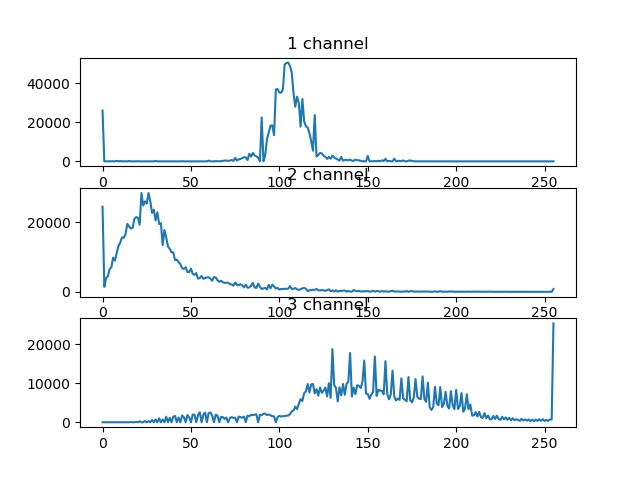
#> input picture notebooks/temp.jpg, 640 x 480 px, given in place of ball.png, which was not available
$ jupyter execute --allow-errors seminar2.ipynb   (older library calls are emulated)   (text cells are left out)
#> lines starting #> are read from the running program, lines starting #| are printed output that depends on the picture; after the words box and inside, x2 and y2 are one past the last pixel; in counts of white or black regions, pixels touching at a corner belong together; pictures that were not available may be replaced by others from this repository, and a replacement may not be noted
### modules/input_output.py
import cv2
from pathlib import Path
import math
import numpy as np
import os

def get_available_cameras (upper_bound = 10, lower_bound = 0):
    available = []

    for i in range (lower_bound, upper_bound):
        cap = cv2.VideoCapture (i)

        if (cap.isOpened ()):
            available.append (i)

        cap.release ()

    return available

# [8 lines left out: function folder_files, not called in this run]

#Incapsulates reading frames from the following types of sources:
#photo (single image), photos series, video, camera, ROS node (?)

#If an input file or camera number is given, desired input type
#can be omitted. Numeric value given in initialization is considered
#as a number of camera desired to be opened. Value "-1" opens camera
#with minimal available id, "-2" - with maximal.

#TODO: semi-automatic source type detection
#TODO: implementation of reading from all the sources (except for ROS) [later]
#TODO: output [later]

class Source:
    #type = ""
    #path = ""

    #Taking sample image requires reading, in case of non-constant
    #sources like camera or video it can lead to a loss of a single
    #frame. These is the fix :)
    sample_image_obtained          = False
    sample_image_incoherency_fixed = False

    def __init__ (self, path_, type_ = "", instant_init = True):
        if (type(path_) != type("a")):
            self.path = path_ ["data_path"]

        else:
            self.path = path_

        if (type_ == ""):
            if (self.path.endswith (".jpg") or
                self.path.endswith (".png") or
                self.path.endswith (".bmp")):
                self.type = "photo"

            elif (self.path.endswith (".webm") or
                  self.path.endswith (".mp4") or
                  self.path.endswith (".MTS") or
                  self.path.endswith (".mkv") or
                  self.path.endswith (".mov") or
                  self.path.endswith (".avi")):
                self.type = "video"

            elif (self.path.endswith ("/")):
                self.type = "photo series"

            elif (self.path.isnumeric      () == True or
                  self.path [1:].isnumeric () == True):
                self.type = "camera"

                num = int (self.path)

                if (num < 0):
                    cameras = get_available_cameras ()

                    if (num == -1):
                        self.cam_num = min (cameras)

                    else:
                        self.cam_num = max (cameras)

                else:
                    self.cam_num = num

            else:
                self.type = "ros flex"

        else:
            self.type = type_

        print (self.type)

        if (instant_init == True):
            self.init_source ()

    def shape (self):
        return self.sample_image ().shape

    # [23 lines left out: functions sample_image, init_source, init_photo, not called in this run]

    def init_photo_series (self):
        self.file_num = 0
        self.files = folder_files (self.path)

        #print (self.files)

        #print (len (self.files), " files")

    def init_video (self):
        self.video = cv2.VideoCapture (self.path)

    def init_camera (self):
        self.camera = cv2.VideoCapture (self.cam_num)

    #def init_photo (self):
    #    self.img = cv2.imread (self.path)

    # [8 lines left out: function get_frame, not called in this run]

    def get_frame_photo (self):
        return True, self.img.copy ()

    # [29 lines left out: functions get_frame_photo_series, get_frame_video, get_frame_camera, not called in this run]

    def get_frame_photo (self):
        return self.img.copy ()

    def release (self):
        if (self.type == "camera"):
            self.camera.release ()

#output (stream to video file)

#generalize to the desired a by b cells grid (?)
#generalize to the desired acpect ratio (?)

# [61 lines left out: function form_grid, not called in this run]

class Writer:
    # [10 lines left out: function __init__, not called in this run]

    def write (self, frame):
        self.out.write (frame)

    def __del__(self):
        self.release()

    def release (self):
        self.out.release ()

### modules/processor.py
#!/usr/bin/env python

basketball = False
obstacles = True
import image_processing
import cv2
import json
import numpy as np
import collections
import matplotlib
matplotlib.use('Agg')
import matplotlib.pyplot as plt

#from matplotlib.figure import Figure
plt.switch_backend('Agg')

#TODO: Implement simultaneous stages displaying in single window
#TODO: In HSV H represents circular matter. There should be an option to
#      set [240 -- 5] range, for instance
#Move parameters parsing into the filters constructors from Detector constructor
#Refactor parameters extraction in find_obstacles_distances creation, automate
#      types number obtainment
#Move code to standard Python style
#Move filters to a separate file
#Move image processing (if any) from detectors.py to image_processing.py
#Refactor Detector, particularly multi-object part
#Move particular cases of get_stages_steps into the filters
#    for the generalization
#Make up a way to plug filters in another filters.
#             Closest obstacle finder uses inrange, morphology, connected components filtering,
#             iterating
#Filter can store its parameters in a dictionary
#Tuning of Inrange (ranges.py) to .json
#--------------------------------------------------

#Filter is an img-to-img transformation; generally from any shape to any shape
#Previous comment was written in the very beginning of the development
#Filter is an anything-to-anything transformation

class Filter:
    def __init__(self, name_):
        self.name = name_
        self.success = []

    def apply (self, img):
        return img

class custom_operation (Filter):
    # [4 lines left out: function __init__, not called in this run]

    def apply (self, img):
        return self.operation (img)

class morphology (Filter):
    operations = {}

    # [10 lines left out: function __init__, not called in this run]

    def apply (self, img):
        kernel = np.ones ((self.ker_sz, self.ker_sz), np.uint8)
        return cv2.morphologyEx (img, self.operations [self.operation], kernel)

class gaussian_blur (Filter):
    # [4 lines left out: function __init__, not called in this run]

    def apply (self, img):
        return cv2.GaussianBlur (img, (self.ker_sz, self.ker_sz), 0)

class find_object (Filter):
    # [6 lines left out: function __init__, not called in this run]

    def compute_keypoints (self):
        return 5

    def apply (self, img):
        return cv2.GaussianBlur (img, (ker_sz, kre_sz), 0)

class crop (Filter):
    # [14 lines left out: functions __init__, set_parameter, not called in this run]

    def apply (self, img):
        return img [self.parameters ["y1"] : self.parameters ["y2"],
                    self.parameters ["x1"] : self.parameters ["x2"], :].copy ()

class gamma_correction (Filter):
    def __init__ (self, gamma_ = 1):
        Filter.__init__ (self, "gamma correction")

        self.gamma = gamma_

    # [16 lines left out: functions set_gamma, apply, not called in this run]

class resize (Filter):
    # [13 lines left out: functions __init__, apply, not called in this run]

class colorspace_to_colorspace (Filter):
    transforms = {}

    def __init__ (self, from_, to_):
        Filter.__init__ (self, "colorspace2colorspace")

        self.source_colorspace = from_
        self.target_colorspace = to_

        self.transforms.update ({"RGB2BGR"  : cv2.COLOR_RGB2BGR})

        self.transforms.update ({"RGB2GRAY" : cv2.COLOR_RGB2GRAY})
        self.transforms.update ({"GRAY2RGB" : cv2.COLOR_GRAY2RGB})

        self.transforms.update ({"RGB2HSV"  : cv2.COLOR_RGB2HSV})
        self.transforms.update ({"HSV2RGB"  : cv2.COLOR_HSV2RGB})

        self.transforms.update ({"RGB2YCrCb"  : cv2.COLOR_RGB2YCrCb})
        self.transforms.update ({"YCrCb2RGB"  : cv2.COLOR_YCrCb2RGB})

        #self.transforms.update ({"HSV2YCrCb"  : cv2.COLOR_HSV2YCrCb})
        #self.transforms.update ({"YCrCb2HSV"  : cv2.COLOR_YCrCb2HSV})

    def apply (self, img):
        return cv2.cvtColor (img, self.transforms [self.source_colorspace +
                             "2" + self.target_colorspace])

class inrange (Filter):
    # [4 lines left out: function __init__, not called in this run]

    def set_ths (self, low_th_, high_th_):
        self.low_th  = list (low_th_)
        self.high_th = list (high_th_)

    # [6 lines left out: function set_th, not called in this run]

    def apply (self, img):
        return cv2.inRange (img, tuple (self.low_th), tuple (self.high_th))

#find bbox of the connected component with maximal area
class max_area_cc_bbox (Filter):
    def __init__ (self, bbox_num_ = 1):
        Filter.__init__ (self, "max_area_cc_bbox")
        self.bbox_num = bbox_num_

    # [8 lines left out: function apply, not called in this run]

#leave maximal area connected component
class leave_max_area_cc (Filter):
    def __init__ (self):
        Filter.__init__ (self, "leave_max_area_cc")

    # [6 lines left out: function apply, not called in this run]

#returns bottom point of the bbox, middle by x axis
class bottom_bbox_point (Filter):
    def __init__ (self):
        Filter.__init__ (self, "bottom_bbox_point")

    # [7 lines left out: function apply, not called in this run]

#returns bottom point of the cc
class bottom_cc_point (Filter):
    def __init__ (self):
        Filter.__init__ (self, "bottom_cc_point")

    # [18 lines left out: function apply, not called in this run]

#incapsulates basic processing function
class filter_connected_components (Filter):
    # [18 lines left out: functions __init__, apply, not called in this run]

#finds pixel distance (by y axis) from the bottom of the frame to the closest obstacle
#returns list of points (x, y, obstacle type)
class find_obstacles_distances (Filter):
    # [77 lines left out: functions __init__, _get_obstacles_dists, apply, not called in this run]


class calc_distribution(Filter):
    def __init__(self):
        Filter.__init__ (self, "calc_distribution")

    # [5 lines left out: function apply, not called in this run]

class background_subtraction(Filter):
    # [11 lines left out: functions __init__, update_background_frame, not called in this run]

    def get_background_frame (self):
        return self.background_frame

    # [14 lines left out: function apply, not called in this run]

class contour_approximation(Filter):
    def __init__(self):
        Filter.__init__(self, "contour_approximation")

    # [10 lines left out: function apply, not called in this run]

class warp_perspective(Filter):
    # [14 lines left out: function __init__, not called in this run]

    def set_parameters (self, new_parameters):
        self.parameters = new_parameters

    # [78 lines left out: functions set_parameters_as_contour, apply, not called in this run]

#------------------------------------------------------

#Detector incapsulates the whole detection process, which practically means image processing
#to certain stage and consequent extraction of the required object

#Any detector (color-based, NN, template-based) is supposed to
#be set as a sequence of filters. The idea is partially stolen from NNs

class Processors:
    #filters = []
    processors = {}

    #processing stages (for debugging purposes)
    stages  = {}

    def __init__(self):
        pass

    # [14 lines left out: function _init_cc_filter, not called in this run]

    def __init__(self, detector_filename = "-111"):
        if (detector_filename == "-111"):
            self.processors.update ({"a" : []})
            return

        with open (detector_filename) as f:
            data = json.load(f)
        competition = data["competition"]

        with open (detector_filename) as f:
            data = json.load(f)

        for processor in data ["processors"]:
            processor_name = processor ["name"]

            self.add_processor (processor_name)

            for filter in processor ["filters"]:
                filter_name = filter ["name"]
                print(filter_name)

                if (filter_name == "inrange"):
                    low_th   = (int (filter ["l1"]), int (filter ["l2"]), int (filter ["l3"]))
                    high_th  = (int (filter ["h1"]), int (filter ["h2"]), int (filter ["h3"]))
                    new_filter = inrange (low_th, high_th)

                if (filter_name == "max_area_cc_bbox"):
                    new_filter = max_area_cc_bbox ()

                if (filter_name == "bottom_bbox_point"):
                    new_filter = bottom_bbox_point ()

                if (filter_name == "colorspace2colorspace"):
                    source = filter ["from"]
                    target = filter ["to"]

                    new_filter = colorspace_to_colorspace (source, target)

                if (filter_name == "filter_connected_components"):
                    new_filter = self._init_cc_filter (filter)

                if (filter_name == "find_obstacles_distances"):
                    types_num = int (filter ["types_num"])

                    ranges = []

                    for i in range (types_num):
                        type_num = str (i + 1)

                        low_th   = (int (filter [type_num + "l1"]),
                                    int (filter [type_num + "l2"]),
                                    int (filter [type_num + "l3"]))

                        high_th  = (int (filter [type_num + "h1"]),
                                    int (filter [type_num + "h2"]),
                                    int (filter [type_num + "h3"]))

                        ranges.append ((low_th, high_th))

                    new_cc_filter = self._init_cc_filter (filter)

                    new_filter = find_obstacles_distances (ranges)

                    new_filter.cc_filter = new_cc_filter

                #self.add_filter (new_filter, detector_name, filter_name)
                self.add_filter (new_filter, processor_name, filter_name)

    def add_processor (self, processor_name):
        self.processors.update ({processor_name : collections.OrderedDict ()})
        #print(processor_name, self.stages.keys())

    def add_filter (self, new_filter, processor_name, filter_name):
        self.processors [processor_name] [filter_name] = new_filter

    def get_stages (self, detector_name):
        return self.stages [detector_name]

    # [167 lines left out: functions get_stages_picts, process, not called in this run]

# [6 lines that do not run on import are left out]

### notebooks/seminar2.ipynb
[cell 1]
"""
Ball detection by dumbest method - per-pixel comparison by MatchTemplate
Target ball radius should be known.
No green filter needed.
"""
import cv2
import numpy as np;
from random import randrange
from math import pi, fabs, sin, cos
from numpy.linalg import inv

# Target ball radius (known apriori)
radius = 50.0

# Loading input image
im_rgb = cv2.imread("../data/images/ball.png", cv2.IMREAD_COLOR)
#> im_rgb is the input picture: shape (480, 640, 3); mean B, G, R 247.1, 246.1, 244.1

# Drawing a synthetic ball image as a template
template = np.zeros( ( int(radius*2.0*1.8), int(radius*2.0*1.8), 3), np.uint8)
# Fill whole template imgage with solig semi-green color
template[:] = (0, 128, 0)
# Drawing a "ball" - solid white circle
cv2.circle(template,(int(template.shape[0]/2), int(template.shape[1]/2)), int(radius), (255,255,255),-1)
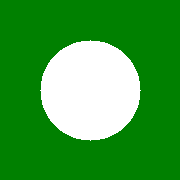
#> template: shape (180, 180, 3); mean of channels 0, 1, 2 61.7, 158.8, 61.7; drawn as B, G, R

# Displaying our template
cv2.imshow("template", template)
# Waiting for user to  press any key to continue
cv2.waitKey(0)


# Apply template Matching
# w,h - size of template
w = template.shape[1]
h = template.shape[0]

# Using built-in OpenCV function MatchTemplate
res = cv2.matchTemplate(im_rgb, template, cv2.TM_CCOEFF)
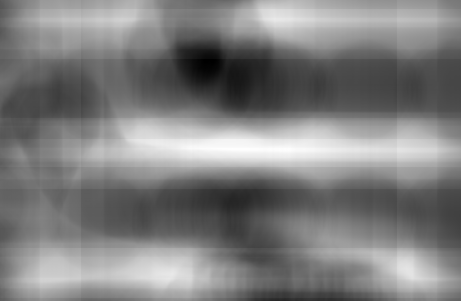
#> res: shape (301, 461) float32; min -83743192, max 85497736, mean 745234.1; drawn with min black and max white

# Locating global maxima on matchTemplate result - this will be the point of best fit
min_val, max_val, min_loc, max_loc = cv2.minMaxLoc(res)
#> min_val = -83743192; max_val = 85497736; min_loc = (207, 60); max_loc = (232, 148)
top_left = max_loc
#> top_left = (232, 148)

# Drawing matchTemplate output image. Darker areas are bad fit, brighter - good fit
# Here we using max_val to normalise image to display
cv2.imshow("res", res/max_val)

# Waiting for user to  press any key to continue
cv2.waitKey(0)

# Marking found ball with rectangle
bottom_right = (top_left[0] + w, top_left[1] + h)
#> bottom_right = (412, 328)
cv2.rectangle(im_rgb,top_left, bottom_right, 255, 2)
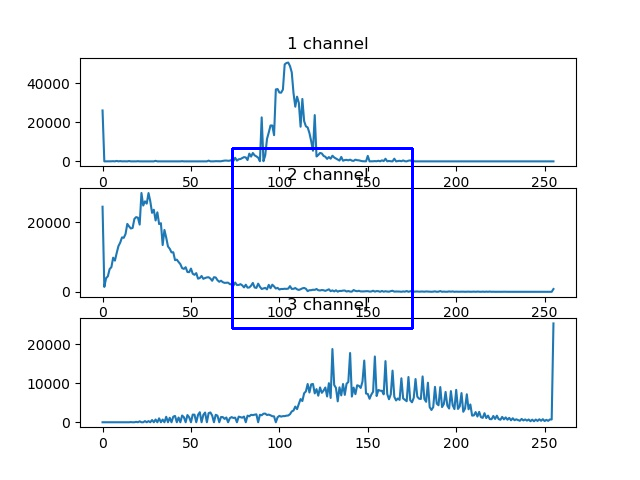
#> im_rgb: shape (480, 640, 3); 0.7% of pixels changed, all inside (x1, y1, x2, y2) = (231, 147, 414, 330)

# Drawing result with marked ball
cv2.imshow("im_rgb", im_rgb)
cv2.waitKey(0)
cv2.destroyAllWindows()

[cell 2]
"""
Ball detection by HoughCircles
No green filter needed.
Known ball radius used to filter false positives.
"""
import cv2
import numpy as np;

# Target ball radius (known apriori)
radius = 50.0

# Loading input image
im_rgb = cv2.imread("../data/images/ball.png", cv2.IMREAD_COLOR)

# Converting input image to grayscale for HoughCircles to operate on a single-channel image
im = cv2.cvtColor(im_rgb, cv2.COLOR_BGR2GRAY)
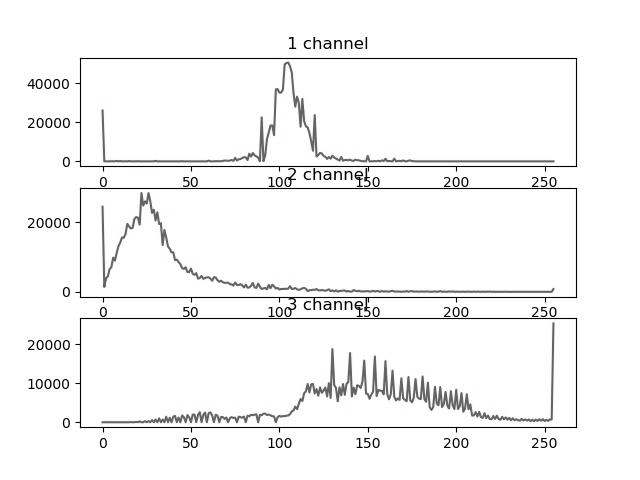
#> im: shape (480, 640); min 0, max 255, mean 245.6

# Preparing RGB image from grayscale to draw detection results
im_verbose = cv2.cvtColor(im, cv2.COLOR_GRAY2BGR)

# Doing HoughCircles, using known ballradius to filter false positives
circles = cv2.HoughCircles(im, cv2.HOUGH_GRADIENT, dp=2, minDist=30, param1=300, param2=80, \
                           minRadius=int(radius-10), maxRadius=int(radius+10) )
#> circles = None
#> (the rest of the program and of its run is left out)
